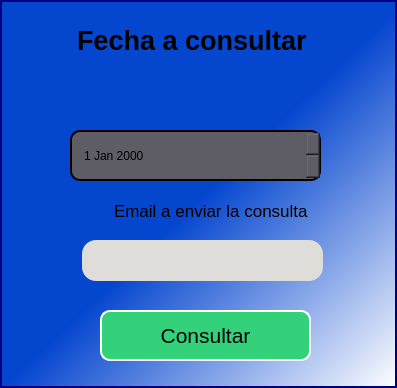
<?xml version="1.0" encoding="UTF-8"?>
<ui version="4.0">
 <class>MainWindow</class>
 <widget class="QMainWindow" name="MainWindow">
  <property name="geometry">
   <rect>
    <x>0</x>
    <y>0</y>
    <width>397</width>
    <height>388</height>
   </rect>
  </property>
  <property name="windowTitle">
   <string>MainWindow</string>
  </property>
  <property name="styleSheet">
   <string notr="true">
border:2px  solid #00007f;
padding:10px;
background-color: qlineargradient(spread:pad, x1:0.114697, y1:0.103, x2:1, y2:1, stop:0.447761 rgba(5, 70, 207, 255), stop:1 rgba(255, 255, 255, 255));</string>
  </property>
  <widget class="QWidget" name="centralwidget">
   <widget class="QDateEdit" name="inputDate">
    <property name="geometry">
     <rect>
      <x>70</x>
      <y>130</y>
      <width>251</width>
      <height>51</height>
     </rect>
    </property>
    <property name="styleSheet">
     <string notr="true">background-color: rgb(94, 92, 100);
border-radius:10px;
border-color: rgb(0, 0, 0);
</string>
    </property>
   </widget>
   <widget class="QLabel" name="label">
    <property name="geometry">
     <rect>
      <x>60</x>
      <y>20</y>
      <width>281</width>
      <height>41</height>
     </rect>
    </property>
    <property name="font">
     <font>
      <family>Arial</family>
      <pointsize>20</pointsize>
      <bold>true</bold>
     </font>
    </property>
    <property name="styleSheet">
     <string notr="true">border: none;
background-color: transparent;
</string>
    </property>
    <property name="text">
     <string>Fecha a consultar</string>
    </property>
   </widget>
   <widget class="QPushButton" name="btnConsultar">
    <property name="geometry">
     <rect>
      <x>100</x>
      <y>310</y>
      <width>211</width>
      <height>51</height>
     </rect>
    </property>
    <property name="font">
     <font>
      <family>Arial</family>
      <pointsize>16</pointsize>
     </font>
    </property>
    <property name="styleSheet">
     <string notr="true">background-color: rgb(51, 209, 122);
border-color: rgb(255, 255, 255);
border-radius:10px;
</string>
    </property>
    <property name="text">
     <string>Consultar</string>
    </property>
   </widget>
   <widget class="QLabel" name="labelNombreUsuario">
    <property name="geometry">
     <rect>
      <x>90</x>
      <y>70</y>
      <width>181</width>
      <height>51</height>
     </rect>
    </property>
    <property name="font">
     <font>
      <family>Arial Black</family>
      <pointsize>18</pointsize>
      <italic>true</italic>
     </font>
    </property>
    <property name="styleSheet">
     <string notr="true">color: rgb(51, 209, 122);
border:none;
background:transparent;</string>
    </property>
    <property name="text">
     <string/>
    </property>
   </widget>
   <widget class="QLabel" name="labelError">
    <property name="geometry">
     <rect>
      <x>90</x>
      <y>330</y>
      <width>251</width>
      <height>31</height>
     </rect>
    </property>
    <property name="styleSheet">
     <string notr="true">color: rgb(224, 27, 36);
border:none;
background:transparent;</string>
    </property>
    <property name="text">
     <string/>
    </property>
   </widget>
   <widget class="QLabel" name="label_2">
    <property name="geometry">
     <rect>
      <x>100</x>
      <y>190</y>
      <width>221</width>
      <height>41</height>
     </rect>
    </property>
    <property name="font">
     <font>
      <family>Arial</family>
      <pointsize>13</pointsize>
     </font>
    </property>
    <property name="styleSheet">
     <string notr="true">background: transparent;
border:none;</string>
    </property>
    <property name="text">
     <string>Email a enviar la consulta</string>
    </property>
   </widget>
   <widget class="QLineEdit" name="txtEmail">
    <property name="geometry">
     <rect>
      <x>82</x>
      <y>240</y>
      <width>241</width>
      <height>41</height>
     </rect>
    </property>
    <property name="styleSheet">
     <string notr="true">background-color: rgb(222, 221, 218);
border:none;
color: rgb(36, 31, 49);
border-radius:14px;</string>
    </property>
   </widget>
  </widget>
 </widget>
 <resources/>
 <connections/>
</ui>
